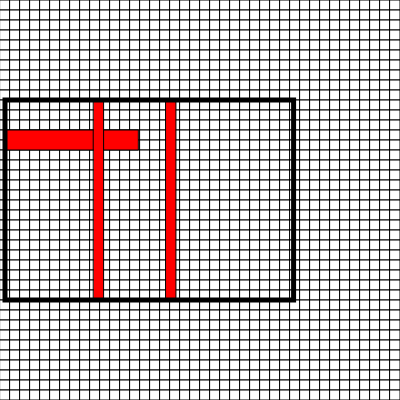
Frame 1 (no input)
Frame 60 (no input): identical to frame 1, image omitted
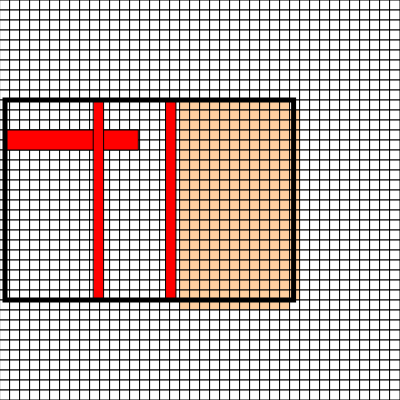
Frame 120 (the mouse pressed at the canvas centre since frame 60)

The p5.js sketch that drew these frames (run headless with seeded random() and noise() and a simulated clock; from frame 60 on, the mouse is pressed at the canvas centre):

// p5.js sketch
// ── sketch.js
// Set the size of the grid
var colors = ["#B5E1DC", "#F5E68B", "#C5C5E2", "#ECB7E4", "#DBFCAD", "#FFCF9F"];
var resolution = 10;
// Calculate the number of rows and columns in the grid based on the size of the canvas
var rows, cols, grid, bndry;
function setup() {
  createCanvas(400, 400);
  rows = height / resolution;
  cols = width / resolution;
  frameRate(100);
  // Initialize the grid with random values
  grid = createRandomGrid();
  bndry = createRandomBoundaries();
  bbox = getBoundingBox(bndry);
  console.log("bbox", bbox);
  bbox, bndry, grid;
}

function numIslands(grid) {
  let rows = grid.length();
  let cols = grid[0].length();
  const set = new Set();
}

function getStartingPoint({ minX, minY, maxX, maxY }, bndry, grid) {
  let placed = false;
  let iStart = Math.floor(minX / resolution);
  let jStart = Math.floor(minY / resolution);
  let iEnd = Math.floor(maxX / resolution);
  let jEnd = Math.floor(maxY / resolution);
  let maxIteration = 100;
  for (let i = 0; i < maxIteration; i++) {
    const i = getRandomInt(iStart, iEnd);
    const j = getRandomInt(jStart, jEnd);
    if (
      checkBoundary(
        i * resolution,
        j * resolution,
        resolution,
        resolution,
        bndry
      )
    ) {
      console.log(i, j);
      return (grid[i][j] = 1);
    }
  }
}
// Create a random grid with either a 0 or 1 at each position
function createRandomGrid() {
  var grid = new Array(cols);
  for (var i = 0; i < cols; i++) {
    grid[i] = new Array(rows);
    for (var j = 0; j < rows; j++) {
      grid[i][j] = 0; /*floor(random(2));*/
    }
  }
  //   grid[0][0] = 1;
  return grid;
}
function getBoundingBox(arr) {
  let minX = width;
  let minY = height;
  let maxX = 0;
  let maxY = 0;
  arr.forEach((o) => {
    let { x, y, w, h } = o;
    if (x < minX) minX = x;
    if (y < minY) minY = y;
    if (x + w > maxX) maxX = x + h;
    if (y + h > maxY) maxY = y + h;
  });
  return { minX, maxX, minY, maxY };
}

function getRandomInt(min, max) {
  return Math.floor(Math.random() * (max - min)) + min;
}
// Create a random grid with either a 0 or 1 at each position
function createRandomBoundaries() {
  let arr = [];
  let num = floor(random(10));

  let o = {
    x: 5,
    y: 130,
    w: width / 3,
    h: 20,
  };
  arr.push(o);

  for (var i = 0; i < 2; i++) {
    let o = {
      x: Math.floor(width / 6) + random(width / 3),
      y: 100,
      w: 10,
      h: height / 2,
    };
    arr.push(o);
  }

  return arr;
}
function mousePressed() {
  console.log("mouse", mouseX, mouseY);
  const row = Math.floor(mouseY / resolution);
  const col = Math.floor(mouseX / resolution);

  // get grid
  grid[col][row] = 1;
}
function draw() {
  // Draw the grid
  background(255);
  for (var i = 0; i < cols; i++) {
    for (var j = 0; j < rows; j++) {
      if (grid[i][j] == 1) {
        fill("#FFCF9F");
      } else {
        fill(255);
      }
      stroke(0);
      rect(i * resolution, j * resolution, resolution, resolution);
    }
  }
  fill("red");
  bndry.forEach((o) => {
    let { x, y, w, h } = o;
    rect(x, y, w, h);
  });
  // Create a new grid to hold the updated cell values
  var next = new Array(cols);
  for (var i = 0; i < cols; i++) {
    next[i] = new Array(rows).fill(0); // creates a new array
  }
  // Calculate the new cell values
  for (var i = 0; i < cols; i++) {
    for (var j = 0; j < rows; j++) {
      // Count the number of live neighbors
      var neighbors = countNeighbors(grid, i, j);
      if (grid[i][j] === 1 /*&& neighbors > 1*/) {
        fillNeighbours(grid, next, i, j, bbox);
      }
      if (grid[i][j] == 1 /*&& neighbors > 1*/) {
        next[i][j] = 1;
      }
    }
  }
  console.log("set next");
  // Set the new grid as the current grid
  drawBBOX(bbox);
  grid = next;
}
function drawBBOX({ minX, maxX, minY, maxY }) {
  let w = maxX - minX;
  let h = maxY - minY;
  noFill();
  strokeWeight(5);
  stroke(0);
  rect(minX, minY, w, h);
  strokeWeight(1);
}
// function draw() {
//   // Draw the grid
//   background(255);
//   for (var i = 0; i < cols; i++) {
//     for (var j = 0; j < rows; j++) {
//       if (grid[i][j] == 1) {
//         fill(0, 100);
//       } else {
//         fill(255);
//       }
//       stroke(0);
//       rect(i * resolution, j * resolution, resolution, resolution);
//     }
//   }
//   fill("red");
//   bndry.forEach((o) => {
//     let { x, y, w, h } = o;
//     rect(x, y, w, h);
//   });
//   // Create a new grid to hold the updated cell values
//   var next = new Array(cols);
//   for (var i = 0; i < cols; i++) {
//     next[i] = new Array(rows); // creates a new array
//   }
//   //   console.log("next", next);
//   // Calculate the new cell values
//   for (var i = 0; i < cols; i++) {
//     for (var j = 0; j < rows; j++) {
//       // Count the number of live neighbors
//       var neighbors = countNeighbors(grid, i, j);
//       if (grid[i][j] === 0 /*&& neighbors > 1*/) {
//         console.log("check boundary");
//         // check boundary
//         if (
//           checkBoundary(
//             i * resolution,
//             j * resolution,
//             resolution,
//             resolution,
//             bndry
//           )
//         ) {
//           next[i][j] = 1;
//         }
//       }
//       if (grid[i][j] == 1 /*&& neighbors > 1*/) {
//         next[i][j] = 1;
//       }
//     }
//   }
//   console.log("set next");
//   // Set the new grid as the current grid
//   grid = next;
// }

function fillNeighbours(grid, next, i, j, bbox) {
  if (j != rows && grid[i][j + 1] == 0) {
    if (
      checkBoundary(
        i * resolution,
        (j + 1) * resolution,
        resolution,
        resolution,
        bndry
      ) &&
      withinBBOX(bbox, i, j, resolution)
    ) {
      next[i][j + 1] = 1;
    }
  }
  if (j != 0 && grid[i][j - 1] == 0) {
    if (
      checkBoundary(
        i * resolution,
        (j - 1) * resolution,
        resolution,
        resolution,
        bndry
      ) &&
      withinBBOX(bbox, i, j, resolution)
    ) {
      next[i][j - 1] = 1;
    }
  }
  if (i != 0 && grid[i - 1][j] == 0) {
    if (
      checkBoundary(
        (i - 1) * resolution,
        j * resolution,
        resolution,
        resolution,
        bndry
      ) &&
      withinBBOX(bbox, i, j, resolution)
    ) {
      next[i - 1][j] = 1;
    }
  }
  if (i != grid.length - 1 && grid[i + 1][j] == 0) {
    if (
      checkBoundary(
        (i + 1) * resolution,
        j * resolution,
        resolution,
        resolution,
        bndry
      ) &&
      withinBBOX(bbox, i, j, resolution)
    ) {
      next[i + 1][j] = 1;
    }
  }
}
function withinBBOX({ minX, minY, maxX, maxY }, i, j, resolution) {
  let iStart = Math.floor(minX / resolution);
  let jStart = Math.floor(minY / resolution);
  let iEnd = Math.floor(maxX / resolution);
  let jEnd = Math.floor(maxY / resolution);
  if (i > iStart && i < iEnd && j > jStart && j < jEnd) return true;
  return false;
}
function checkBoundary(x, y, w, h, boundaries) {
  let pass = true;
  let verts = [
    [x, y],
    [x + w, y],
    [x + w, y + h],
    [x, y + h],
  ];
  boundaries.forEach((o) => {
    verts.forEach((v) => {
      if (v[0] > o.x && v[0] < o.x + o.w && v[1] > o.y && v[1] < o.y + o.h) {
        pass = false;
        return pass;
      }
    });
  });
  return pass;
}
// Count the number of live neighbors
function countNeighbors(grid, x, y) {
  var sum = 0;
  for (var i = -1; i < 2; i++) {
    for (var j = -1; j < 2; j++) {
      var col = (x + i + cols) % cols;
      var row = (y + j + rows) % rows;
      sum += grid[col][row];
    }
  }
  sum -= grid[x][y];
  return sum;
}

// ── layout.js
// const state = {
//   boundary: {
//     //List of coordinates
//   },
//   rooms: {
//     // list of rooms for the department
//   },
//   circulation: {
//     //grid. Contains cols and rows information
//   },
//   spaces: {
//     // list of polygons. This is the valid spaces within the department for the rooms
//   },
// };

function offsetEdges(indexes, state) {
  const { boundary } = state;
  // update state.spaces
  state.spaces = [];
}

function getCirculation(state) {
  const { spaces, boundary } = state;
  // update state.circulation
  state.circulation = [];
}

function extendCirculation({ circulation, boundary }) {
  // update circulation
}

function divideSpaceIntoRooms({ spaces, rooms }) {
  // assign room.polygon
}

function getRemainingSpace({ spaces, circulation, boundary }) {
  // boolean difference. boundary - (spaces + circulation)
}

function divideSpace({ space }) {
  // split the space if it is too long.
  //updates state.space and state.circulation
}

// ── rooms-from-soa.js
const rooms = [
  {
    width: 236.2204724409449,
    height: 196.8503937007874,
    name: 'Patient Lounge',
    type: 'Patient Lounge',
    count: 1,
    departmentKey: 3,
    subDepartmentKey: 8,
    dimensionsVariance: 10,
    areaVariance: 10,
    targetArea: 30,
    targetTotal: 30,
  },
  {
    width: 215,
    height: 215,
    name: 'Workstations',
    type: 'Workstations',
    count: 1,
    departmentKey: 3,
    subDepartmentKey: 9,
    dimensionsVariance: 10,
    areaVariance: 10,
    targetArea: 30,
    targetTotal: 30,
  },
  {
    width: 165.35433070866142,
    height: 192.91338582677167,
    name: '1 Bed Room - Bariatric',
    type: '1 Bed Room - Bariatric',
    count: 1,
    departmentKey: 3,
    subDepartmentKey: 8,
    dimensionsVariance: 10,
    areaVariance: 10,
    targetArea: 20,
    targetTotal: 20,
  },
  {
    width: 165.35433070866142,
    height: 192.91338582677167,
    name: '1 Bed Room - Special',
    type: '1 Bed Room - Special',
    count: 1,
    departmentKey: 3,
    subDepartmentKey: 8,
    dimensionsVariance: 10,
    areaVariance: 10,
    targetArea: 20,
    targetTotal: 20,
  },
  {
    width: 133.85826771653544,
    height: 228.3464566929134,
    name: 'Medication Room',
    type: 'Medication Room',
    count: 1,
    departmentKey: 3,
    subDepartmentKey: 10,
    dimensionsVariance: 10,
    areaVariance: 10,
    targetArea: 20,
    targetTotal: 20,
  },
  {
    width: 165.35433070866142,
    height: 190.94488188976376,
    name: 'Meeting Room',
    type: 'Meeting Room',
    count: 1,
    departmentKey: 3,
    subDepartmentKey: 9,
    dimensionsVariance: 10,
    areaVariance: 10,
    targetArea: 20,
    targetTotal: 20,
  },
  {
    width: 165.35433070866142,
    height: 192.91338582677167,
    name: '1 Bed Room',
    type: '1 Bed Room',
    count: 1,
    departmentKey: 3,
    subDepartmentKey: 8,
    dimensionsVariance: 10,
    areaVariance: 10,
    targetArea: 18,
    targetTotal: 18,
  },
  {
    width: 165.35433070866142,
    height: 192.91338582677167,
    name: '1 Bed Room',
    type: '1 Bed Room',
    count: 1,
    departmentKey: 3,
    subDepartmentKey: 8,
    dimensionsVariance: 10,
    areaVariance: 10,
    targetArea: 18,
    targetTotal: 18,
  },
  {
    width: 165.35433070866142,
    height: 192.91338582677167,
    name: '1 Bed Room',
    type: '1 Bed Room',
    count: 1,
    departmentKey: 3,
    subDepartmentKey: 8,
    dimensionsVariance: 10,
    areaVariance: 10,
    targetArea: 18,
    targetTotal: 18,
  },
  {
    width: 165.35433070866142,
    height: 192.91338582677167,
    name: '1 Bed Room',
    type: '1 Bed Room',
    count: 1,
    departmentKey: 3,
    subDepartmentKey: 8,
    dimensionsVariance: 10,
    areaVariance: 10,
    targetArea: 18,
    targetTotal: 18,
  },
  {
    width: 165.35433070866142,
    height: 192.91338582677167,
    name: '1 Bed Room',
    type: '1 Bed Room',
    count: 1,
    departmentKey: 3,
    subDepartmentKey: 8,
    dimensionsVariance: 10,
    areaVariance: 10,
    targetArea: 18,
    targetTotal: 18,
  },
  {
    width: 165.35433070866142,
    height: 192.91338582677167,
    name: '1 Bed Room',
    type: '1 Bed Room',
    count: 1,
    departmentKey: 3,
    subDepartmentKey: 8,
    dimensionsVariance: 10,
    areaVariance: 10,
    targetArea: 18,
    targetTotal: 18,
  },
  {
    width: 165.35433070866142,
    height: 137.7952755905512,
    name: 'Patient Dining',
    type: 'Patient Dining',
    count: 1,
    departmentKey: 3,
    subDepartmentKey: 8,
    dimensionsVariance: 10,
    areaVariance: 10,
    targetArea: 15,
    targetTotal: 15,
  },
  {
    width: 102.36220472440945,
    height: 212.59842519685043,
    name: 'Staff Station',
    type: 'Staff Station',
    count: 1,
    departmentKey: 3,
    subDepartmentKey: 10,
    dimensionsVariance: 10,
    areaVariance: 10,
    targetArea: 15,
    targetTotal: 15,
  },
  {
    width: 200.78740157480314,
    height: 116.14173228346458,
    name: 'Staff Room',
    type: 'Staff Room',
    count: 1,
    departmentKey: 3,
    subDepartmentKey: 9,
    dimensionsVariance: 10,
    areaVariance: 10,
    targetArea: 15,
    targetTotal: 15,
  },
  {
    width: 118.11023622047244,
    height: 157.48031496062993,
    name: 'Consult Room',
    type: 'Consult Room',
    count: 1,
    departmentKey: 3,
    subDepartmentKey: 7,
    dimensionsVariance: 10,
    areaVariance: 10,
    targetArea: 12,
    targetTotal: 12,
  },
  {
    width: 106.29921259842521,
    height: 177.16535433070868,
    name: 'Dirty Utility',
    type: 'Dirty Utility',
    count: 1,
    departmentKey: 3,
    subDepartmentKey: 10,
    dimensionsVariance: 10,
    areaVariance: 10,
    targetArea: 12,
    targetTotal: 12,
  },
  {
    width: 125.98425196850395,
    height: 125.98425196850395,
    name: 'Clean Store',
    type: 'Clean Store',
    count: 1,
    departmentKey: 3,
    subDepartmentKey: 10,
    dimensionsVariance: 10,
    areaVariance: 10,
    targetArea: 10,
    targetTotal: 10,
  },
  {
    width: 110.23622047244095,
    height: 145.6692913385827,
    name: 'Disposal Room',
    type: 'Disposal Room',
    count: 1,
    departmentKey: 3,
    subDepartmentKey: 10,
    dimensionsVariance: 10,
    areaVariance: 10,
    targetArea: 10,
    targetTotal: 10,
  },
  {
    width: 110.23622047244095,
    height: 125.98425196850395,
    name: 'Office - Num',
    type: 'Office - Num',
    count: 1,
    departmentKey: 3,
    subDepartmentKey: 9,
    dimensionsVariance: 10,
    areaVariance: 10,
    targetArea: 9,
    targetTotal: 9,
  },
  {
    width: 86.61417322834647,
    height: 141.73228346456693,
    name: 'Quiet Room',
    type: 'Quiet Room',
    count: 1,
    departmentKey: 3,
    subDepartmentKey: 7,
    dimensionsVariance: 10,
    areaVariance: 10,
    targetArea: 8,
    targetTotal: 8,
  },
  {
    width: 86.61417322834647,
    height: 141.73228346456693,
    name: 'Quiet Room',
    type: 'Quiet Room',
    count: 1,
    departmentKey: 3,
    subDepartmentKey: 7,
    dimensionsVariance: 10,
    areaVariance: 10,
    targetArea: 8,
    targetTotal: 8,
  },
  {
    width: 96.45669291338584,
    height: 110.23622047244095,
    name: 'Toilet - Accessible',
    type: 'Toilet - Accessible',
    count: 1,
    departmentKey: 3,
    subDepartmentKey: 7,
    dimensionsVariance: 10,
    areaVariance: 10,
    targetArea: 7,
    targetTotal: 7,
  },
  {
    width: 74.80314960629921,
    height: 129.92125984251967,
    name: 'Ensuite - Special',
    type: 'Ensuite - Special',
    count: 1,
    departmentKey: 3,
    subDepartmentKey: 8,
    dimensionsVariance: 10,
    areaVariance: 10,
    targetArea: 7,
    targetTotal: 7,
  },
  {
    width: 100.39370078740157,
    height: 108.26771653543308,
    name: 'Ensuite - Accessible',
    type: 'Ensuite - Accessible',
    count: 1,
    departmentKey: 3,
    subDepartmentKey: 8,
    dimensionsVariance: 10,
    areaVariance: 10,
    targetArea: 7,
    targetTotal: 7,
  },
  {
    width: 129.92125984251967,
    height: 59.05511811023622,
    name: 'Waiting - Sub',
    type: 'Waiting - Sub',
    count: 1,
    departmentKey: 3,
    subDepartmentKey: 7,
    dimensionsVariance: 10,
    areaVariance: 10,
    targetArea: 5,
    targetTotal: 5,
  },
  {
    width: 90.55118110236221,
    height: 90.55118110236221,
    name: 'Ensuite',
    type: 'Ensuite',
    count: 1,
    departmentKey: 3,
    subDepartmentKey: 8,
    dimensionsVariance: 10,
    areaVariance: 10,
    targetArea: 5,
    targetTotal: 5,
  },
  {
    width: 90.55118110236221,
    height: 90.55118110236221,
    name: 'Ensuite',
    type: 'Ensuite',
    count: 1,
    departmentKey: 3,
    subDepartmentKey: 8,
    dimensionsVariance: 10,
    areaVariance: 10,
    targetArea: 5,
    targetTotal: 5,
  },
  {
    width: 90.55118110236221,
    height: 90.55118110236221,
    name: 'Ensuite',
    type: 'Ensuite',
    count: 1,
    departmentKey: 3,
    subDepartmentKey: 8,
    dimensionsVariance: 10,
    areaVariance: 10,
    targetArea: 5,
    targetTotal: 5,
  },
  {
    width: 90.55118110236221,
    height: 90.55118110236221,
    name: 'Ensuite',
    type: 'Ensuite',
    count: 1,
    departmentKey: 3,
    subDepartmentKey: 8,
    dimensionsVariance: 10,
    areaVariance: 10,
    targetArea: 5,
    targetTotal: 5,
  },
  {
    width: 90.55118110236221,
    height: 90.55118110236221,
    name: 'Ensuite',
    type: 'Ensuite',
    count: 1,
    departmentKey: 3,
    subDepartmentKey: 8,
    dimensionsVariance: 10,
    areaVariance: 10,
    targetArea: 5,
    targetTotal: 5,
  },
  {
    width: 90.55118110236221,
    height: 90.55118110236221,
    name: 'Ensuite',
    type: 'Ensuite',
    count: 1,
    departmentKey: 3,
    subDepartmentKey: 8,
    dimensionsVariance: 10,
    areaVariance: 10,
    targetArea: 5,
    targetTotal: 5,
  },
  {
    width: 159.4488188976378,
    height: 43.30708661417324,
    name: 'Bay - Beverage',
    type: 'Bay - Beverage',
    count: 1,
    departmentKey: 3,
    subDepartmentKey: 10,
    dimensionsVariance: 10,
    areaVariance: 10,
    targetArea: 5,
    targetTotal: 5,
  },
  {
    width: 129.92125984251967,
    height: 47.24409448818898,
    name: 'Bay - Mobile Equipment',
    type: 'Bay - Mobile Equipment',
    count: 1,
    departmentKey: 3,
    subDepartmentKey: 10,
    dimensionsVariance: 10,
    areaVariance: 10,
    targetArea: 4,
    targetTotal: 4,
  },
  {
    width: 129.92125984251967,
    height: 47.24409448818898,
    name: 'Bay - Meal Trolley',
    type: 'Bay - Meal Trolley',
    count: 1,
    departmentKey: 3,
    subDepartmentKey: 10,
    dimensionsVariance: 10,
    areaVariance: 10,
    targetArea: 4,
    targetTotal: 4,
  },
  {
    width: 102.36220472440945,
    height: 35.43307086614173,
    name: 'Property Bay - Staff',
    type: 'Property Bay - Staff',
    count: 1,
    departmentKey: 3,
    subDepartmentKey: 9,
    dimensionsVariance: 10,
    areaVariance: 10,
    targetArea: 4,
    targetTotal: 4,
  },
  {
    width: 64.96062992125984,
    height: 78.74015748031496,
    name: 'Toilet - Public',
    type: 'Toilet - Public',
    count: 1,
    departmentKey: 3,
    subDepartmentKey: 7,
    dimensionsVariance: 10,
    areaVariance: 10,
    targetArea: 3,
    targetTotal: 3,
  },
  {
    width: 129.92125984251967,
    height: 47.24409448818898,
    name: 'Bay - WOW',
    type: 'Bay - WOW',
    count: 1,
    departmentKey: 3,
    subDepartmentKey: 10,
    dimensionsVariance: 10,
    areaVariance: 10,
    targetArea: 3,
    targetTotal: 3,
  },
  {
    width: 64.96062992125984,
    height: 78.74015748031496,
    name: 'Toilet - Staff',
    type: 'Toilet - Staff',
    count: 2,
    departmentKey: 3,
    subDepartmentKey: 9,
    dimensionsVariance: 10,
    areaVariance: 10,
    targetArea: 3,
    targetTotal: 6,
  },
  {
    width: 64.96062992125984,
    height: 78.74015748031496,
    name: 'Toilet - Staff',
    type: 'Toilet - Staff',
    count: 1,
    departmentKey: 3,
    subDepartmentKey: 9,
    dimensionsVariance: 10,
    areaVariance: 10,
    targetArea: 3,
    targetTotal: 3,
  },
  {
    width: 82.67716535433071,
    height: 39.37007874015748,
    name: 'Bay - Banket / Fluid Warmer',
    type: 'Bay - Banket / Fluid Warmer',
    count: 1,
    departmentKey: 3,
    subDepartmentKey: 10,
    dimensionsVariance: 10,
    areaVariance: 10,
    targetArea: 2,
    targetTotal: 2,
  },
  {
    width: 82.67716535433071,
    height: 39.37007874015748,
    name: 'Bay - Linen',
    type: 'Bay - Linen',
    count: 1,
    departmentKey: 3,
    subDepartmentKey: 10,
    dimensionsVariance: 10,
    areaVariance: 10,
    targetArea: 2,
    targetTotal: 2,
  },
  {
    width: 74.80314960629921,
    height: 35.43307086614173,
    name: 'Bay - Resuscitation Trolley',
    type: 'Bay - Resuscitation Trolley',
    count: 1,
    departmentKey: 3,
    subDepartmentKey: 10,
    dimensionsVariance: 10,
    areaVariance: 10,
    targetArea: 2,
    targetTotal: 2,
  },
  {
    width: 47.24409448818898,
    height: 23.62204724409449,
    name: 'Bay - HWB',
    type: 'Bay - HWB',
    count: 1,
    departmentKey: 3,
    subDepartmentKey: 10,
    dimensionsVariance: 10,
    areaVariance: 10,
    targetArea: 2,
    targetTotal: 2,
  },
];

// ── sketch_old.js
// Set the size of the grid
var colors = ["#B5E1DC", "#F5E68B", "#C5C5E2", "#ECB7E4", "#DBFCAD", "#FFCF9F"];
var resolution = 10;
// Calculate the number of rows and columns in the grid based on the size of the canvas
var rows, cols, grid, bndry;
function setup() {
  createCanvas(400, 400);
  rows = height / resolution;
  cols = width / resolution;
  frameRate(1);
  // Initialize the grid with random values
  grid = createRandomGrid();
  bndry = createRandomBoundaries();
  bbox = getBoundingBox(bndry);
  console.log("bbox", bbox);
  getStartingPoint(bbox, bndry, grid);
}
function getStartingPoint({ minX, minY, maxX, maxY }, bndry, grid) {
  let placed = false;
  let iStart = Math.floor(minX / resolution);
  let jStart = Math.floor(minY / resolution);
  let iEnd = Math.floor(maxX / resolution);
  let jEnd = Math.floor(maxY / resolution);
  //   for (var i = iStart; i < iEnd; i++) {
  //     for (var j = jStart; j < jEnd; j++) {
  //       if (
  //         checkBoundary(
  //           i * resolution,
  //           j * resolution,
  //           resolution,
  //           resolution,
  //           bndry
  //         )
  //       ) {
  //         console.log(i, j);
  //         return (grid[i][j] = 1);
  //       }
  //     }
  //   }
  let maxIteration = 100;
  for (let i = 0; i < maxIteration; i++) {
    const i = getRandomInt(iStart, iEnd);
    const j = getRandomInt(jStart, jEnd);
    if (
      checkBoundary(
        i * resolution,
        j * resolution,
        resolution,
        resolution,
        bndry
      )
    ) {
      console.log(i, j);
      return (grid[i][j] = 1);
    }
  }
}
// Create a random grid with either a 0 or 1 at each position
function createRandomGrid() {
  var grid = new Array(cols);
  for (var i = 0; i < cols; i++) {
    grid[i] = new Array(rows);
    for (var j = 0; j < rows; j++) {
      grid[i][j] = 0; /*floor(random(2));*/
    }
  }
  //   grid[0][0] = 1;
  return grid;
}
function getBoundingBox(arr) {
  let minX = width;
  let minY = height;
  let maxX = 0;
  let maxY = 0;
  arr.forEach((o) => {
    let { x, y, w, h } = o;
    if (x < minX) minX = x;
    if (y < minY) minY = y;
    if (x + w > maxX) maxX = x + h;
    if (y + h > maxY) maxY = y + h;
  });
  return { minX, maxX, minY, maxY };
}

function getRandomInt(min, max) {
  return Math.floor(Math.random() * (max - min)) + min;
}
// Create a random grid with either a 0 or 1 at each position
function createRandomBoundaries() {
  let arr = [];
  let num = floor(random(10));

  let o = {
    x: 5,
    y: 130,
    w: width / 3,
    h: 20,
  };
  arr.push(o);

  for (var i = 0; i < 2; i++) {
    let o = {
      x: Math.floor(width / 6) + random(width / 3),
      y: 100,
      w: 10,
      h: height / 2,
    };
    arr.push(o);
  }

  return arr;
}
function mousePressed() {
  console.log("mouse", mouseX, mouseY);
  const row = Math.floor(mouseY / resolution);
  const col = Math.floor(mouseX / resolution);

  // get grid
  grid[col][row] = 1;
}
function draw() {
  // Draw the grid
  background(255);
  for (var i = 0; i < cols; i++) {
    for (var j = 0; j < rows; j++) {
      if (grid[i][j] == 1) {
        fill("#FFCF9F");
      } else {
        fill(255);
      }
      stroke(0);
      rect(i * resolution, j * resolution, resolution, resolution);
    }
  }
  fill("red");
  bndry.forEach((o) => {
    let { x, y, w, h } = o;
    rect(x, y, w, h);
  });
  // Create a new grid to hold the updated cell values
  var next = new Array(cols);
  for (var i = 0; i < cols; i++) {
    next[i] = new Array(rows).fill(0); // creates a new array
  }
  // Calculate the new cell values
  for (var i = 0; i < cols; i++) {
    for (var j = 0; j < rows; j++) {
      // Count the number of live neighbors
      var neighbors = countNeighbors(grid, i, j);
      if (grid[i][j] === 1 /*&& neighbors > 1*/) {
        fillNeighbours(grid, next, i, j, bbox);
      }
      if (grid[i][j] == 1 /*&& neighbors > 1*/) {
        next[i][j] = 1;
      }
    }
  }
  console.log("set next");
  // Set the new grid as the current grid
  drawBBOX(bbox);
  grid = next;
}
function drawBBOX({ minX, maxX, minY, maxY }) {
  let w = maxX - minX;
  let h = maxY - minY;
  noFill();
  strokeWeight(5);
  stroke(0);
  rect(minX, minY, w, h);
  strokeWeight(1);
}
// function draw() {
//   // Draw the grid
//   background(255);
//   for (var i = 0; i < cols; i++) {
//     for (var j = 0; j < rows; j++) {
//       if (grid[i][j] == 1) {
//         fill(0, 100);
//       } else {
//         fill(255);
//       }
//       stroke(0);
//       rect(i * resolution, j * resolution, resolution, resolution);
//     }
//   }
//   fill("red");
//   bndry.forEach((o) => {
//     let { x, y, w, h } = o;
//     rect(x, y, w, h);
//   });
//   // Create a new grid to hold the updated cell values
//   var next = new Array(cols);
//   for (var i = 0; i < cols; i++) {
//     next[i] = new Array(rows); // creates a new array
//   }
//   //   console.log("next", next);
//   // Calculate the new cell values
//   for (var i = 0; i < cols; i++) {
//     for (var j = 0; j < rows; j++) {
//       // Count the number of live neighbors
//       var neighbors = countNeighbors(grid, i, j);
//       if (grid[i][j] === 0 /*&& neighbors > 1*/) {
//         console.log("check boundary");
//         // check boundary
//         if (
//           checkBoundary(
//             i * resolution,
//             j * resolution,
//             resolution,
//             resolution,
//             bndry
//           )
//         ) {
//           next[i][j] = 1;
//         }
//       }
//       if (grid[i][j] == 1 /*&& neighbors > 1*/) {
//         next[i][j] = 1;
//       }
//     }
//   }
//   console.log("set next");
//   // Set the new grid as the current grid
//   grid = next;
// }

function fillNeighbours(grid, next, i, j, bbox) {
  if (j != rows && grid[i][j + 1] == 0) {
    if (
      checkBoundary(
        i * resolution,
        (j + 1) * resolution,
        resolution,
        resolution,
        bndry
      ) &&
      withinBBOX(bbox, i, j, resolution)
    ) {
      next[i][j + 1] = 1;
    }
  }
  if (j != 0 && grid[i][j - 1] == 0) {
    if (
      checkBoundary(
        i * resolution,
        (j - 1) * resolution,
        resolution,
        resolution,
        bndry
      ) &&
      withinBBOX(bbox, i, j, resolution)
    ) {
      next[i][j - 1] = 1;
    }
  }
  if (i != 0 && grid[i - 1][j] == 0) {
    if (
      checkBoundary(
        (i - 1) * resolution,
        j * resolution,
        resolution,
        resolution,
        bndry
      ) &&
      withinBBOX(bbox, i, j, resolution)
    ) {
      next[i - 1][j] = 1;
    }
  }
  if (i != grid.length - 1 && grid[i + 1][j] == 0) {
    if (
      checkBoundary(
        (i + 1) * resolution,
        j * resolution,
        resolution,
        resolution,
        bndry
      ) &&
      withinBBOX(bbox, i, j, resolution)
    ) {
      next[i + 1][j] = 1;
    }
  }
}
function withinBBOX({ minX, minY, maxX, maxY }, i, j, resolution) {
  let iStart = Math.floor(minX / resolution);
  let jStart = Math.floor(minY / resolution);
  let iEnd = Math.floor(maxX / resolution);
  let jEnd = Math.floor(maxY / resolution);
  if (i > iStart && i < iEnd && j > jStart && j < jEnd) return true;
  return false;
}
function checkBoundary(x, y, w, h, boundaries) {
  let pass = true;
  let verts = [
    [x, y],
    [x + w, y],
    [x + w, y + h],
    [x, y + h],
  ];
  boundaries.forEach((o) => {
    verts.forEach((v) => {
      if (v[0] > o.x && v[0] < o.x + o.w && v[1] > o.y && v[1] < o.y + o.h) {
        pass = false;
        return pass;
      }
    });
  });
  return pass;
}
// Count the number of live neighbors
function countNeighbors(grid, x, y) {
  var sum = 0;
  for (var i = -1; i < 2; i++) {
    for (var j = -1; j < 2; j++) {
      var col = (x + i + cols) % cols;
      var row = (y + j + rows) % rows;
      sum += grid[col][row];
    }
  }
  sum -= grid[x][y];
  return sum;
}

// ── sketch_sp.js
// Set the size of the grid
var resolution = 10;
// Calculate the number of rows and columns in the grid based on the size of the canvas
var rows, cols, grid, bndry, bbox;
function setup() {
  createCanvas(400, 400);
  rows = height / resolution;
  cols = width / resolution;
  frameRate(1);
  // Initialize the grid with random values
  grid = createRandomGrid();
  bndry = createRandomBoundaries();
  bbox = getBoundingBox(bndry);
  getStartingPoint(bbox, bndry, grid);
}
function getStartingPoint({ minX, minY, maxX, maxY }, bndry, grid) {
  let placed = false;
  let iStart = Math.floor(minX / resolution);
  let jStart = Math.floor(minX / resolution);
  let iEnd = Math.floor(minX / resolution);
  let jEnd = Math.floor(minX / resolution);
  for (var i = iStart; i < iEnd; i++) {
    for (var j = jStart; j < jEnd; j++) {
      if (
        checkBoundary(
          i * resolution,
          j * resolution,
          resolution,
          resolution,
          bndry
        )
      ) {
        console.log(i, j);
        return (grid[i][j] = 1);
      }
    }
  }
}
// Create a random grid with either a 0 or 1 at each position
function createRandomGrid() {
  var grid = new Array(cols);
  for (var i = 0; i < cols; i++) {
    grid[i] = new Array(rows);
    for (var j = 0; j < rows; j++) {
      grid[i][j] = 0;
    }
  }
  // grid[0][0] = 1
  return grid;
}
function getBoundingBox(arr) {
  let minX = width;
  let minY = height;
  let maxX = 0;
  let maxY = 0;
  arr.forEach((o) => {
    let { x, y, w, h } = o;
    if (x < minX) minX = x;
    if (y < minY) minY = y;
    if (x + w > maxX) maxX = x + h;
    if (y + h > maxY) maxY = y + h;
  });
  return { minX, maxX, minY, maxY };
}
// Create a random grid with either a 0 or 1 at each position
function createRandomBoundaries() {
  let arr = [];
  let num = floor(random(10)) + 1;
  for (var i = 0; i < num; i++) {
    let o = {
      x: random(width - resolution) + resolution,
      y: random(height - resolution) + resolution,
      w: random(width / 10),
      h: random(height / 10),
    };
    arr.push(o);
  }
  return arr;
}
function draw() {
  // Draw the grid
  background(255);
  for (var i = 0; i < cols; i++) {
    for (var j = 0; j < rows; j++) {
      if (grid[i][j] == 1) {
        fill(0, 100);
      } else {
        fill(255);
      }
      stroke(0);
      rect(i * resolution, j * resolution, resolution, resolution);
    }
  }
  fill("red");
  bndry.forEach((o) => {
    let { x, y, w, h } = o;
    rect(x, y, w, h);
  });
  // Create a new grid to hold the updated cell values
  var next = new Array(cols);
  for (var i = 0; i < cols; i++) {
    next[i] = new Array(rows); // creates a new array
  }
  // Calculate the new cell values
  for (var i = 0; i < cols; i++) {
    for (var j = 0; j < rows; j++) {
      // Count the number of live neighbors
      var neighbors = countNeighbors(grid, i, j);
      if (grid[i][j] == 0 && neighbors >= 1) {
        // check boundary
        if (
          checkBoundary(
            i * resolution,
            j * resolution,
            resolution,
            resolution,
            bndry
          )
        ) {
          next[i][j] = 1;
        }
      }
      if (grid[i][j] == 1) {
        next[i][j] = 1;
      }
    }
  }
  drawBBOX(bbox);
  // Set the new grid as the current grid
  grid = next;
}
function drawBBOX({ minX, maxX, minY, maxY }) {
  let w = maxX - minX;
  let h = maxY - minY;
  noFill();
  strokeWeight(5);
  stroke(0);
  rect(minX, minY, w, h);
  strokeWeight(1);
}
function checkBoundary(x, y, w, h, boundaries) {
  let pass = true;
  let verts = [
    [x, y],
    [x + w, y],
    [x + w, y + h],
    [x, y + h],
  ];
  boundaries.forEach((o) => {
    verts.forEach((v) => {
      if (v[0] > o.x && v[0] < o.x + o.w && v[1] > o.y && v[1] < o.y + o.h) {
        pass = false;
        return pass;
      }
    });
  });
  return pass;
}
// Count the number of live neighbors
function countNeighbors(grid, x, y) {
  var sum = 0;
  for (var i = -1; i < 2; i++) {
    for (var j = -1; j < 2; j++) {
      var col = (x + i + cols) % cols;
      var row = (y + j + rows) % rows;
      sum += grid[col][row];
    }
  }
  sum -= grid[x][y];
  return sum;
}
